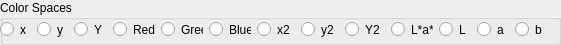
   <widget class="QGroupBox" name="Color_spaces_groupBox">
    <property name="geometry">
     <rect>
      <x>210</x>
      <y>0</y>
      <width>561</width>
      <height>45</height>
     </rect>
    </property>
    <property name="title">
     <string>Color Spaces</string>
    </property>
    <widget class="QWidget" name="layoutWidget">
     <property name="geometry">
      <rect>
       <x>0</x>
       <y>20</y>
       <width>547</width>
       <height>19</height>
      </rect>
     </property>
     <layout class="QHBoxLayout" name="horizontalLayout_10">
      <item>
       <widget class="QRadioButton" name="x">
        <property name="text">
         <string>x</string>
        </property>
       </widget>
      </item>
      <item>
       <widget class="QRadioButton" name="y">
        <property name="text">
         <string>y</string>
        </property>
       </widget>
      </item>
      <item>
       <widget class="QRadioButton" name="Y">
        <property name="text">
         <string>Y</string>
        </property>
       </widget>
      </item>
      <item>
       <widget class="QRadioButton" name="Red">
        <property name="text">
         <string>Red</string>
        </property>
       </widget>
      </item>
      <item>
       <widget class="QRadioButton" name="Green">
        <property name="text">
         <string>Green</string>
        </property>
       </widget>
      </item>
      <item>
       <widget class="QRadioButton" name="Blue">
        <property name="text">
         <string>Blue</string>
        </property>
       </widget>
      </item>
      <item>
       <widget class="QRadioButton" name="x2">
        <property name="text">
         <string>x2</string>
        </property>
       </widget>
      </item>
      <item>
       <widget class="QRadioButton" name="y2">
        <property name="text">
         <string>y2</string>
        </property>
       </widget>
      </item>
      <item>
       <widget class="QRadioButton" name="Y2">
        <property name="text">
         <string>Y2</string>
        </property>
       </widget>
      </item>
      <item>
       <widget class="QRadioButton" name="Lab">
        <property name="text">
         <string>L*a*b*</string>
        </property>
       </widget>
      </item>
      <item>
       <widget class="QRadioButton" name="L">
        <property name="text">
         <string>L</string>
        </property>
       </widget>
      </item>
      <item>
       <widget class="QRadioButton" name="a">
        <property name="text">
         <string>a</string>
        </property>
       </widget>
      </item>
      <item>
       <widget class="QRadioButton" name="b">
        <property name="text">
         <string>b</string>
        </property>
       </widget>
      </item>
     </layout>
    </widget>
   </widget>
